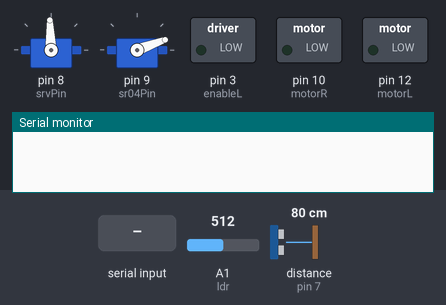
The sketch below on a simulated Arduino Uno, built with avr-gcc and run on an emulated ATmega328P. Parts: 2 × servo, switched loads named in the sketch (green lamp = pin HIGH), the last lines printed to the serial monitor. Wiring (inferred from the names in the program): ultrasonic range finder: trigger pin 6; echo pin 7. The test bench sets the inputs (shaded band); at power-on: distance to the obstacle (sensor on pin 7) 80 cm, A1 (ldr) = 512. The echo pulse lasts 58.3 µs per cm; pins used as bus, display or sensor lines are not drawn.

Above: at 4.2 s.
4.3 s: "6" received over the second serial link
At 4.65 s:
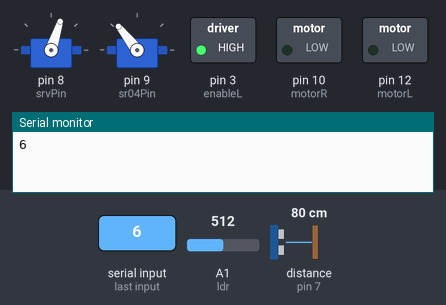
At 5.25 s:
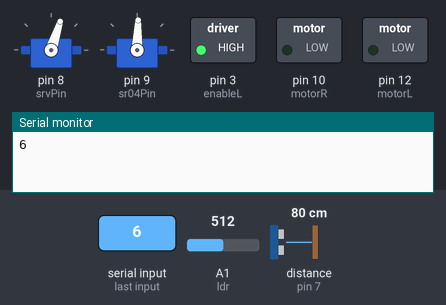
7.3 s: distance to the obstacle (sensor on pin 7) set to 2 cm
10.3 s: distance to the obstacle (sensor on pin 7) set to 4 cm
16.3 s: "7" received over the second serial link
At 16.66 s:
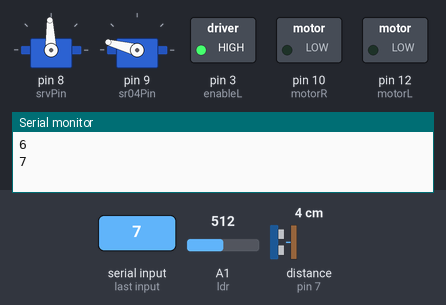
Timing chart, 0 to 23.7 s (numbered marks = the images above; inputs shaded):
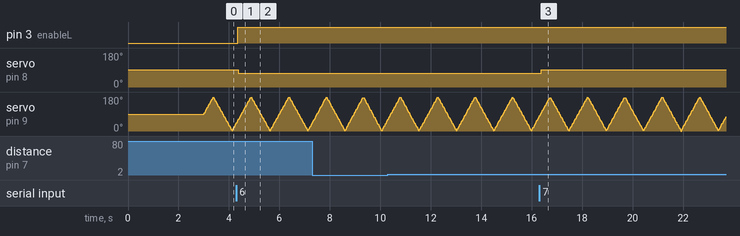

Measured:
- after the input at 4.3 s, pin 3 (enableL): LOW → HIGH after 0.06 s; servo on pin 8 (srvPin): 92° → 72° after 0.08 s
- after the input at 16.3 s, servo on pin 8 (srvPin): 72° → 92° after 0.08 s

The sketch:

brutus-xplore.ino
```cpp
#include <Servo.h>
#include <SoftwareSerial.h>

//Constantes
int rxPin    = 11;
int txPin    = 5;
int trig     = 6;
int echo     = 7;
int srvPin   = 8;
int sr04Pin  = 9;
int motorR  = 10;
int enableL = 3;
int motorL  = 12;
int ldr     = A1;

SoftwareSerial hc06(rxPin,txPin);

Servo srv;
  float srv_pos = 92;
Servo sr04;
  float sr04_pos = 90;

//Controles rapidos (MTR DC)
int ON = HIGH; //habilitado
int OFF = LOW; //deshabilitado
int FNT = LOW; //enfrente
int BCK = HIGH; //atras

//Manejo de tiempo
unsigned long ct; //tiempo presente
unsigned long pt_sr04 = 0;
  float sr04_180 = 700000; //tiempo en dar 180º [us]
  float sr04_samp = 180; //180/XX
  int sr04_sen = 1;
unsigned long pt_trig = 0;
  float trig_time = 72; // time = sr04_180/trig_time
unsigned long pt_echo = 0;
  int lastStade = LOW;
unsigned long sr04_time = 0;
int sr04_dist = 0;
unsigned long dly = 150000;
unsigned long pt = 0;

char control = 'n';

void setup(){

  Serial.begin(9600);
  hc06.begin(9600);
  srv.attach(srvPin,700,2160);
  sr04.attach(sr04Pin,520,2420);

  pinMode(rxPin,INPUT);
  pinMode(txPin,OUTPUT);
  pinMode(trig,OUTPUT);
  pinMode(echo,INPUT);
  pinMode(motorR,OUTPUT);
  pinMode(motorL,OUTPUT);
  pinMode(enableL,OUTPUT);

  //Condiciones Iniciales
  srv.write(srv_pos);
  sr04.write(sr04_pos);
  digitalWrite(trig,LOW);
  digitalWrite(motorR,FNT);
  digitalWrite(motorL,FNT);
  digitalWrite(enableL,OFF);


  delay(3000);
}

void loop(){

  ct = micros();

  if( ct-pt_trig >= sr04_180/trig_time){
    digitalWrite(trig,LOW);
    if( ct-pt_sr04 >= sr04_180/sr04_samp){
      if(sr04_pos >= 180)
        sr04_sen = -1;
      if(sr04_pos <= 0)
        sr04_sen = 1;

      sr04.write(sr04_pos+=(sr04_sen*180/sr04_samp));
      digitalWrite(trig,HIGH);
      pt_sr04 = ct;
    }
  }

  int currentStade = digitalRead(echo);
  if(currentStade != lastStade && currentStade == HIGH)
    pt_echo = ct;
  if(currentStade != lastStade && currentStade == LOW){
    sr04_time = ct-pt_echo;
    sr04_dist = map(sr04_time,0,850,0,15);

  }
  lastStade = currentStade;

  if( ct-pt >= dly ){

    hc06.print(char(sr04_pos));
    hc06.print(" ");
    if(sr04_dist<=200)
      hc06.print(char(sr04_dist));
    else
      hc06.print(char(200));
    hc06.print(" ");
    hc06.println(char(analogRead(ldr)));

    if(hc06.available()){
      control=hc06.read();
      Serial.println(control);
    }


      if( control == '6' || control == '7' || control == '8'){
        digitalWrite(motorR,FNT);
        digitalWrite(motorL,FNT);
        digitalWrite(enableL,ON);
      }
      else if( control == '0' || control == '1' || control == '2'){
        digitalWrite(motorR,BCK);
        digitalWrite(motorL,BCK);
        digitalWrite(enableL,ON);
      }
      else
        digitalWrite(enableL,OFF);

      if( control == '6' || control == '3' || control == '0')
        srv.write(srv_pos-20);
      else if( control == '8' || control == '5' || control == '2')
        srv.write(srv_pos+20);
      else
        srv.write(srv_pos);

    pt = ct;
  }

}
```
